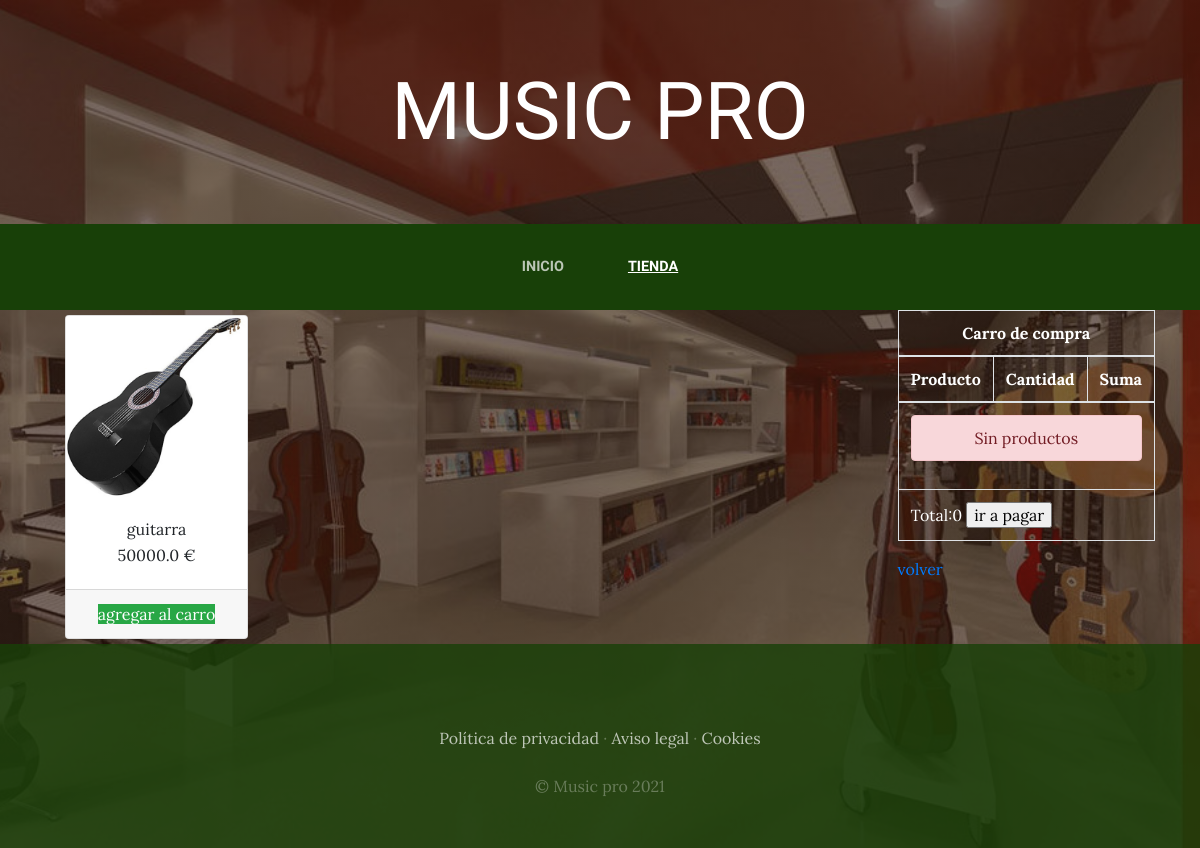
The app's page /tienda/, older data.
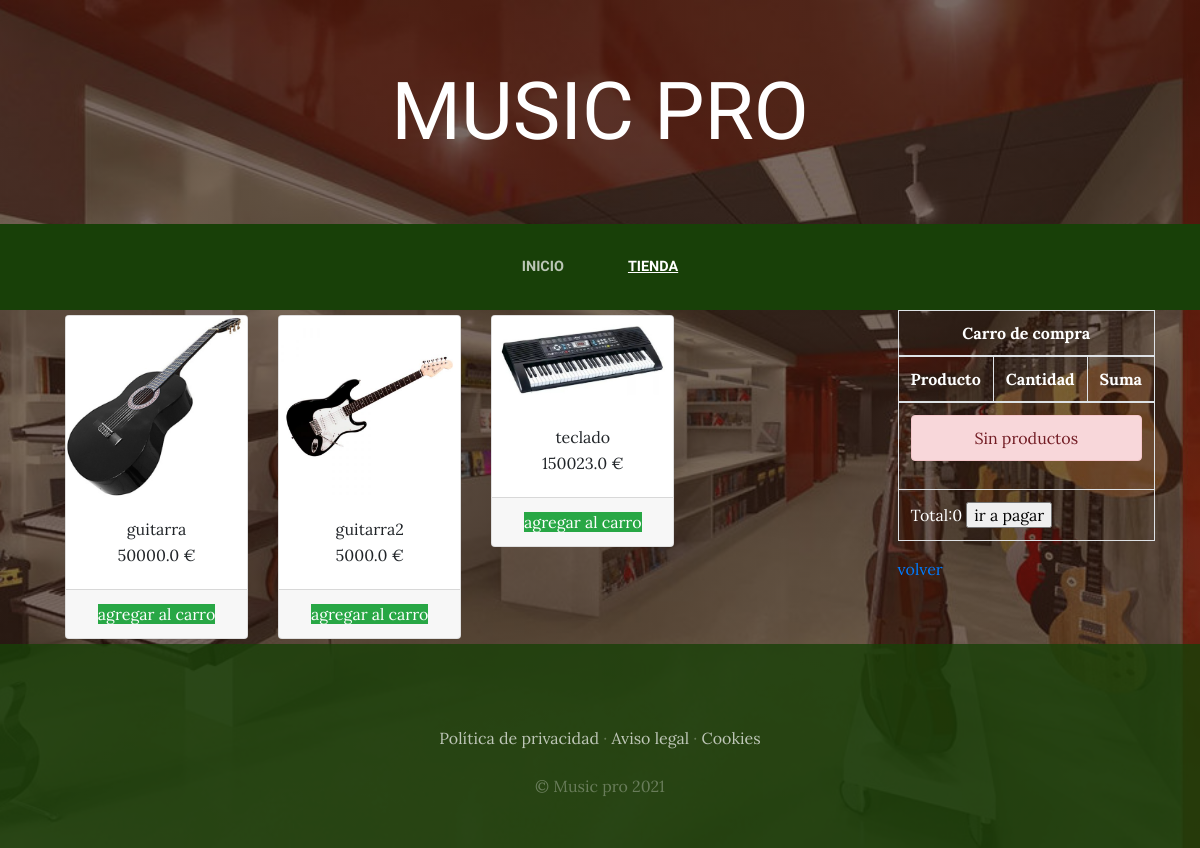
The same page, newer data.
### tienda/models.py (models this page shows, shortened)
class Producto (models.Model):
    codigo = models.CharField(max_length=20)
    nombre = models.CharField(max_length=30)
    categorias = models.ForeignKey(CategoriaProd, on_delete=models.CASCADE)
    imagen = models.ImageField(upload_to="tienda", null=True, blank=True)
    precio = models.FloatField()
    stock = models.IntegerField()
    class Meta:
        verbose_name = 'Producto'
        verbose_name_plural = 'Productos'

### tienda/views.py (the view)
# urls.py: path('tienda/', include('tienda.urls')),
def tienda(request):
    productos = Producto.objects.all()
    return render(request, "tienda/tienda.html", {"productos": productos})

### carro/context_processor.py (called while the page is built)
def importe_total_carro(request):
    total=0
    if 'carro' in request.session:
        for key, value in request.session["carro"].items():
            total=total+(float(value["precio"]))
    return{"importe_total_carro":total}

### tienda/templates/tienda/tienda.html
{% extends 'gestionPedidos/base.html' %}
{% load static %}
{% block content %}
<div class="container">
  <div style="float: right;">
    {% include "carro/widget.html" %}
    <a href="{% url 'tbk' %}">volver</a>
  </div>
  <div class="row">
{% for producto in productos %}
    <div class="col-md-3">
    <div class="card" style="width: 100%; margin: 5px 5px;">
        <img src="{{producto.imagen.url}}" class="card-img-top">
        <div class="card-body" style="text-align: center;">
            <h7 class="card-title">{{producto.nombre}}</h7>
            <p class="card-text">{{producto.precio}}&nbsp;€</p>
        </div>
        <div class="card-footer text-center">
            <a href="{% url 'carro:agregar' producto.id %}" class="btn-success">agregar al carro</a>
        </div>
    </div>
  </div>
{% endfor %}
  </div>
</div>
{% endblock %}

### gestionPedidos/templates/gestionPedidos/base.html (shortened to what this page needs)
<html>
<head>
    {% load static %}
    <link href="{% static 'gestionPedidos/vendor/bootstrap/css/bootstrap.min.css'%}" rel="stylesheet">
    <link href="{% static 'gestionPedidos/css/gestion.css'%}" rel="stylesheet">
</head>
<body>
    <h1 class="site-heading text-center text-white d-none d-lg-block">
        <span class="site-heading-lower">Music Pro</span>
      </h1>
 <nav class="navbar navbar-expand-lg navbar-dark py-lg-4" id="mainNav">
    <div class="container">
      <div class="collapse navbar-collapse" id="navbarResponsive">
        <ul class="navbar-nav mx-auto">
          <li class="nav-item {% if request.path == '/'%} active {% endif %} px-lg-4">
            <a class="nav-link text-uppercase text-expanded" href="{% url 'Home' %}">Inicio</a>
          </li>
          <li class="nav-item {% if request.path == '/tienda/'%} active {% endif %} px-lg-4">
            <a class="nav-link text-uppercase text-expanded" href="{% url 'Tienda' %}">Tienda</a>
          </li>
        </ul>
      </div>
    </div>
  </nav>
  {% block content %}
  {% endblock %}
    <footer class="footer text-faded text-center py-5">
      <div class="container">
        <p class="m-0 mbt">
        	<a href="sample.html" class="link">Política de privacidad</a> ·
        	<a href="sample.html" class="link">Aviso legal</a> ·
        	<a href="sample.html" class="link">Cookies</a>
		</p>
        <p class="m-0 mbt1">&copy; Music pro 2021</p>
      </div>
	</footer>
</body>
</html>

### tienda/templates/carro/widget.html
<table class="table table-bordered" style="color: white;">
    <thead>
        <tr>
            <th colspan="3" class="text-center">
                Carro de compra
            </th>
        </tr>
        <tr>
            <th>Producto</th>
            <th>Cantidad</th>
            <th>Suma</th>
        </tr>
    </thead>
    <tbody>
        {% if request.session.carro.items %}
            {% for key , value in request.session.carro.items %}
                <tr class="text-center">
                    <td>{{value.nombre}}</td>
                    <td>{{value.cantidad}}</td>
                    <td>
                        <a href="{% url 'carro:agregar' value.producto_id %}" class="btn btn-sm btn-success">+</a>
                        <a href="{% url 'carro:restar' value.producto_id %}" class="btn btn-sm btn-success">-</a>
                        $ {{value.precio}}
                    </td>
                </tr>
            {% endfor %}
        {% else %}
            <tr>
                <td colspan="3">
                    <div class="alert alert-danger text-center">
                        Sin productos
                    </div>
                </td>
            </tr>
        {% endif %}
    </tbody>
    <tfoot>
        <tr>
            <td colspan="3">
                Total:{{importe_total_carro}}
                <input type="submit" value="ir a pagar">
            </td>
        </tr>
    </tfoot>
</table>

### gestionPedidos/static/gestionPedidos/css/gestion.css (style rules this page uses)
body { font-family: 'Lora'; background: linear-gradient(rgba(47, 23, 15, 0.65), rgba(47, 23, 15, 0.65)), url("../img/first.jpg"); background-attachment: fixed; background-position: center; background-size: cover; }
h1, h2, h3, h4, h5, h6 { font-family: 'Raleway'; }
p { line-height: 1.75; }
.text-faded { color: rgba(255, 255, 255, 0.3); }
.site-heading { margin-top: 5rem; margin-bottom: 5rem; text-transform: uppercase; line-height: 1; font-family: 'Raleway'; }
.site-heading .site-heading-lower { font-size: 5rem; font-weight: 100; line-height: 4rem; }
#mainNav { background-color: rgba(24, 64, 8); font-family: 'Raleway'; }
#mainNav .navbar-nav .nav-item .nav-link { color: rgba(255, 255, 255, 0.7); font-weight: 800; }
#mainNav .navbar-nav .nav-item.active .nav-link { color: #ffffff; text-decoration: underline; }
@media (min-width: 992px) { #mainNav .navbar-nav .nav-item .nav-link { font-size: 0.9rem; } }
.footer { background-color: rgba(24, 64, 8, 0.8); }
.mbt { padding-top: 2rem; }
.mbt1 { padding-top: 1.25rem; }
a.link { color: rgba(255, 255, 255, 0.7); }

Row changes from the older to the newer data that the page shows:
added Producto: imagen (picture), nombre "guitarra2", precio "5000.0"
added Producto: imagen (picture), nombre "teclado", precio "150023.0"
